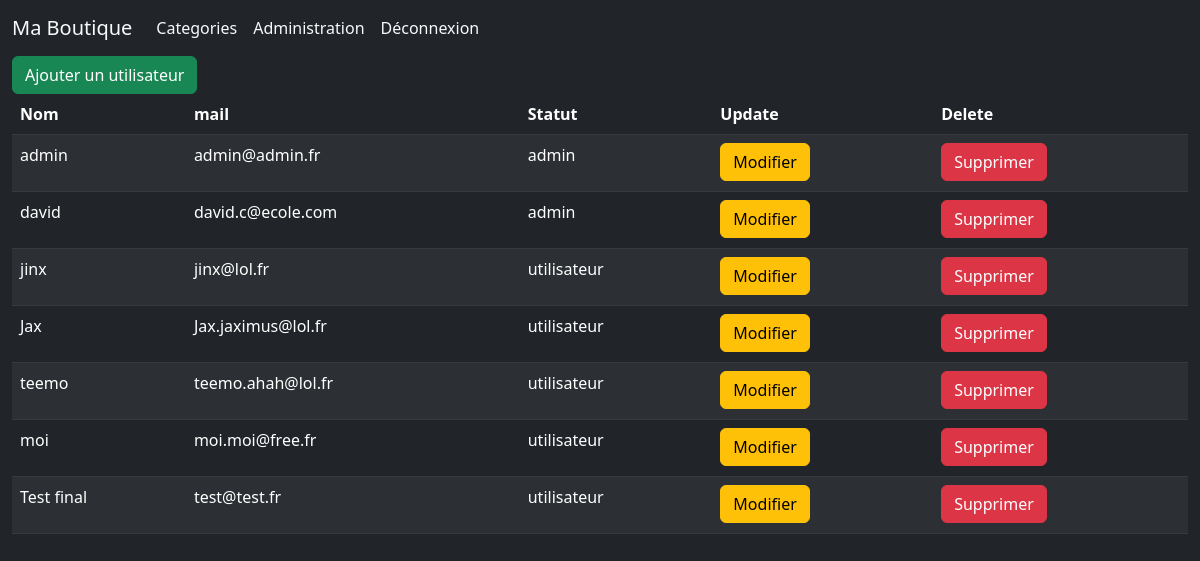
The page /index.php?page=user&action=list (signed in) on the database its author committed.
### tables this page shows
CREATE TABLE `utilisateur` (
  `id` int(11) NOT NULL,
  `nom` varchar(255) NOT NULL,
  `mail` varchar(255) NOT NULL,
  `mdp` varchar(255) NOT NULL,
  `statut` tinyint(1) NOT NULL DEFAULT '0'
);

### class/BDD.php (called while the page is built, shortened)
<?php
class BDD{
    private $host = 'localhost';
    private $database = 'maboutique';
    private $user = 'root';
    private $pwd = '';
    protected $co = false;
    public function __construct(){
        if(!$this->co){
            try{
                $this->co = new PDO('mysql:host='.$this->host.';dbname='.$this->database,$this->user,$this->pwd);
                $this->co->setAttribute(PDO::ATTR_ERRMODE,PDO::ERRMODE_EXCEPTION);
            }catch(Exception $e){
                die($e->getMessage());
            }
        }
    }
}

### models/UserManager.php (called while the page is built, shortened)
<?php
class UserManager extends BDD{
    public function findAll(){
        $sql = 'SELECT * FROM utilisateur';
        $select = $this->co->prepare($sql);
        $select->execute();
        return $select->fetchAll();
    }
}

### controllers/UserController.php (called while the page is built, shortened)
<?php
    class UserController extends UserManager{
        public function getUsers(){
            $users = $this->findAll();
            require 'views/user/list_user.php';
            $view = ob_get_clean();
            return $view;
        }
    }

### views/user/list_user.php (the view)
<?php
if(!empty($users)){
    ?>
    <a class="btn btn-success" href="?page=user&action=add">Ajouter un utilisateur</a>
    <table class="table table-dark table-striped w-100">
        <thead>
            <tr>
                <th>Nom</th>
                <th>mail</th>
                <th>Statut</th>
                <th>Update</th>
                <th>Delete</th>
            </tr>
        </thead>
        <tbody><?php
    foreach( $users as $user){
        ?><tr>
            <td><p><?=$user['nom'];?></p></td>
            <td><p><?=$user['mail'];?></p></td>
            <td><p><?=($user['statut']) ? "admin" : "utilisateur";?></p></td>
            <td><a class="btn btn-warning" href="?page=user&action=update&user=<?=$user['id'];?>">Modifier</a></td>
            <td><a class="btn btn-danger" href="?page=user&action=delete&user=<?=$user['id'];?>">Supprimer</a></td>
        </tr><?php
    }
}

### index.php (shortened to what this page needs)
<!DOCTYPE html>
<html lang="en">
<head>
    <link href="https://cdn.jsdelivr.net/npm/bootstrap@5.2.2/dist/css/bootstrap.min.css" rel="stylesheet">
</head>
<body class="bg-dark text-light">
    <nav class="navbar navbar-expand-lg bg-dark text-light">
    <div class="container-fluid">
        <a class="navbar-brand text-light" href="index.php?page=default">Ma Boutique</a>
        <div class="collapse navbar-collapse" id="navbarNavAltMarkup">
        <div class="navbar-nav ">
            <a class="nav-link text-light" aria-current="page" href="index.php?page=categorie&action=list">Categories</a>
            <?php
            if(!empty($_SESSION) && $_SESSION['admin'] == true){
                ?><a class="nav-link text-light" aria-current="page" href="?page=user&action=list">Administration</a><?php
            }
            if(!empty($_SESSION) && $_SESSION['active'] == true){
                ?><a class="nav-link text-light" href="?page=disconnect">Déconnexion</a><?php
            }?>
        </div>
        </div>
    </div>
    </nav>
    <div class='container-fluid'>
        <?php
            if(!empty($_SESSION['active']) && $_SESSION['active'] == true)
            {
                if(isset($_GET['page'])){
                    switch ($_GET['page']) {
                        case 'user':
                            if($_SESSION['admin'] == true){
                                $ctrl = new UserController();
                                if(!empty($_GET['action'])){
                                    switch($_GET['action']){
                                        case 'list':
                                            echo $ctrl->getUsers();
                                            break;
                                    }
                                }
                            }else{
                                echo "<p>Accès non autorisé</p>";
                            }
                            break;
                    }
                }else{
                    echo '<p>Erreur 404 : Page Not Found</p>';
                }
            }
        ?>
    </div>
</body>
</html>

### rows shown on the page
utilisateur: nom "admin", mail "admin@admin.fr", statut "admin"
utilisateur: nom "david", mail "david.c@ecole.com", statut "admin"
utilisateur: nom "jinx", mail "jinx@lol.fr", statut "utilisateur"
utilisateur: nom "Jax", mail "Jax.jaximus@lol.fr", statut "utilisateur"
utilisateur: nom "teemo", mail "teemo.ahah@lol.fr", statut "utilisateur"
utilisateur: nom "moi", mail "moi.moi@free.fr", statut "utilisateur"
utilisateur: nom "Test final", mail "test@test.fr", statut "utilisateur"
